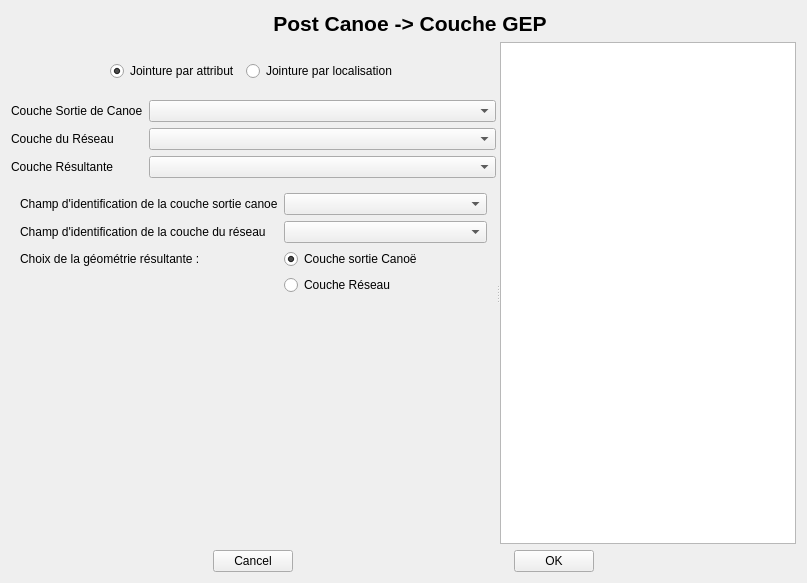
<?xml version="1.0" encoding="UTF-8"?>
<ui version="4.0">
 <class>post_canoe_form_ui</class>
 <widget class="QWidget" name="post_canoe_form_ui">
  <property name="geometry">
   <rect>
    <x>0</x>
    <y>0</y>
    <width>807</width>
    <height>583</height>
   </rect>
  </property>
  <property name="windowTitle">
   <string>Post Canoe Traitement</string>
  </property>
  <layout class="QVBoxLayout" name="verticalLayout_2">
   <item>
    <layout class="QHBoxLayout" name="horizontalLayout_3">
     <item>
      <spacer name="horizontalSpacer_7">
       <property name="orientation">
        <enum>Qt::Horizontal</enum>
       </property>
       <property name="sizeHint" stdset="0">
        <size>
         <width>40</width>
         <height>20</height>
        </size>
       </property>
      </spacer>
     </item>
     <item>
      <widget class="QLabel" name="label_8">
       <property name="maximumSize">
        <size>
         <width>30</width>
         <height>30</height>
        </size>
       </property>
       <property name="styleSheet">
        <string notr="true">image: url(:/img/img/post_canoe.svg);</string>
       </property>
       <property name="text">
        <string/>
       </property>
       <property name="pixmap">
        <pixmap resource="ressources.qrc">:/img/img/post_canoe.svg</pixmap>
       </property>
       <property name="scaledContents">
        <bool>true</bool>
       </property>
       <property name="wordWrap">
        <bool>false</bool>
       </property>
      </widget>
     </item>
     <item>
      <widget class="QLabel" name="label">
       <property name="maximumSize">
        <size>
         <width>16777215</width>
         <height>25</height>
        </size>
       </property>
       <property name="text">
        <string>&lt;html&gt;&lt;head/&gt;&lt;body&gt;&lt;p align=&quot;center&quot;&gt;&lt;span style=&quot; font-size:16pt; font-weight:600;&quot;&gt;Post Canoe -&amp;gt; Couche GEP&lt;/span&gt;&lt;/p&gt;&lt;/body&gt;&lt;/html&gt;</string>
       </property>
      </widget>
     </item>
     <item>
      <spacer name="horizontalSpacer_6">
       <property name="orientation">
        <enum>Qt::Horizontal</enum>
       </property>
       <property name="sizeHint" stdset="0">
        <size>
         <width>40</width>
         <height>20</height>
        </size>
       </property>
      </spacer>
     </item>
    </layout>
   </item>
   <item>
    <widget class="QSplitter" name="splitter">
     <property name="orientation">
      <enum>Qt::Horizontal</enum>
     </property>
     <widget class="QWidget" name="layoutWidget">
      <layout class="QVBoxLayout" name="verticalLayout">
       <item>
        <spacer name="verticalSpacer_2">
         <property name="orientation">
          <enum>Qt::Vertical</enum>
         </property>
         <property name="sizeType">
          <enum>QSizePolicy::Fixed</enum>
         </property>
         <property name="sizeHint" stdset="0">
          <size>
           <width>20</width>
           <height>19</height>
          </size>
         </property>
        </spacer>
       </item>
       <item>
        <layout class="QHBoxLayout" name="horizontalLayout_2">
         <item>
          <spacer name="horizontalSpacer_4">
           <property name="orientation">
            <enum>Qt::Horizontal</enum>
           </property>
           <property name="sizeHint" stdset="0">
            <size>
             <width>40</width>
             <height>20</height>
            </size>
           </property>
          </spacer>
         </item>
         <item>
          <widget class="QRadioButton" name="rb_attribut">
           <property name="text">
            <string>Jointure par attribut</string>
           </property>
           <property name="checked">
            <bool>true</bool>
           </property>
          </widget>
         </item>
         <item>
          <widget class="QRadioButton" name="rb_localisation">
           <property name="text">
            <string>Jointure par localisation</string>
           </property>
          </widget>
         </item>
         <item>
          <spacer name="horizontalSpacer_5">
           <property name="orientation">
            <enum>Qt::Horizontal</enum>
           </property>
           <property name="sizeHint" stdset="0">
            <size>
             <width>40</width>
             <height>20</height>
            </size>
           </property>
          </spacer>
         </item>
        </layout>
       </item>
       <item>
        <spacer name="verticalSpacer_3">
         <property name="orientation">
          <enum>Qt::Vertical</enum>
         </property>
         <property name="sizeType">
          <enum>QSizePolicy::Fixed</enum>
         </property>
         <property name="sizeHint" stdset="0">
          <size>
           <width>20</width>
           <height>13</height>
          </size>
         </property>
        </spacer>
       </item>
       <item>
        <layout class="QFormLayout" name="formLayout">
         <item row="0" column="0">
          <widget class="QLabel" name="label_2">
           <property name="text">
            <string>Couche Sortie de Canoe</string>
           </property>
          </widget>
         </item>
         <item row="0" column="1">
          <widget class="QComboBox" name="cb_canoe_layer"/>
         </item>
         <item row="1" column="0">
          <widget class="QLabel" name="label_3">
           <property name="text">
            <string>Couche du Réseau</string>
           </property>
          </widget>
         </item>
         <item row="1" column="1">
          <widget class="QComboBox" name="cb_gep_layer"/>
         </item>
         <item row="2" column="0">
          <widget class="QLabel" name="label_4">
           <property name="text">
            <string>Couche Résultante</string>
           </property>
          </widget>
         </item>
         <item row="2" column="1">
          <widget class="QComboBox" name="cb_output_layer"/>
         </item>
        </layout>
       </item>
       <item>
        <widget class="QFrame" name="frame_attr">
         <property name="frameShape">
          <enum>QFrame::NoFrame</enum>
         </property>
         <property name="frameShadow">
          <enum>QFrame::Raised</enum>
         </property>
         <layout class="QFormLayout" name="formLayout_2">
          <item row="1" column="1">
           <widget class="QComboBox" name="cb_id_canoe"/>
          </item>
          <item row="1" column="0">
           <widget class="QLabel" name="label_5">
            <property name="text">
             <string>Champ d'identification de la couche sortie canoe</string>
            </property>
           </widget>
          </item>
          <item row="3" column="1">
           <widget class="QComboBox" name="cb_id_gep"/>
          </item>
          <item row="3" column="0">
           <widget class="QLabel" name="label_6">
            <property name="text">
             <string>Champ d'identification de la couche du réseau</string>
            </property>
           </widget>
          </item>
          <item row="6" column="0">
           <widget class="QLabel" name="label_7">
            <property name="text">
             <string>Choix de la géométrie résultante :</string>
            </property>
           </widget>
          </item>
          <item row="7" column="1">
           <widget class="QRadioButton" name="rb_geom_gep">
            <property name="text">
             <string>Couche Réseau</string>
            </property>
           </widget>
          </item>
          <item row="6" column="1">
           <widget class="QRadioButton" name="rb_geom_canoe">
            <property name="text">
             <string>Couche sortie Canoë</string>
            </property>
            <property name="checked">
             <bool>true</bool>
            </property>
           </widget>
          </item>
         </layout>
        </widget>
       </item>
       <item>
        <spacer name="verticalSpacer">
         <property name="orientation">
          <enum>Qt::Vertical</enum>
         </property>
         <property name="sizeHint" stdset="0">
          <size>
           <width>20</width>
           <height>21</height>
          </size>
         </property>
        </spacer>
       </item>
      </layout>
     </widget>
     <widget class="QTextBrowser" name="textBrowser"/>
    </widget>
   </item>
   <item>
    <layout class="QHBoxLayout" name="horizontalLayout">
     <item>
      <spacer name="horizontalSpacer_2">
       <property name="orientation">
        <enum>Qt::Horizontal</enum>
       </property>
       <property name="sizeHint" stdset="0">
        <size>
         <width>40</width>
         <height>20</height>
        </size>
       </property>
      </spacer>
     </item>
     <item>
      <widget class="QPushButton" name="pb_cancel">
       <property name="text">
        <string>Cancel</string>
       </property>
      </widget>
     </item>
     <item>
      <spacer name="horizontalSpacer">
       <property name="orientation">
        <enum>Qt::Horizontal</enum>
       </property>
       <property name="sizeHint" stdset="0">
        <size>
         <width>40</width>
         <height>20</height>
        </size>
       </property>
      </spacer>
     </item>
     <item>
      <widget class="QLabel" name="error_label">
       <property name="text">
        <string/>
       </property>
      </widget>
     </item>
     <item>
      <widget class="QPushButton" name="pb_ok">
       <property name="text">
        <string>OK</string>
       </property>
      </widget>
     </item>
     <item>
      <spacer name="horizontalSpacer_3">
       <property name="orientation">
        <enum>Qt::Horizontal</enum>
       </property>
       <property name="sizeHint" stdset="0">
        <size>
         <width>40</width>
         <height>20</height>
        </size>
       </property>
      </spacer>
     </item>
    </layout>
   </item>
  </layout>
 </widget>
 <resources>
  <include location="ressources.qrc"/>
 </resources>
 <connections/>
</ui>
